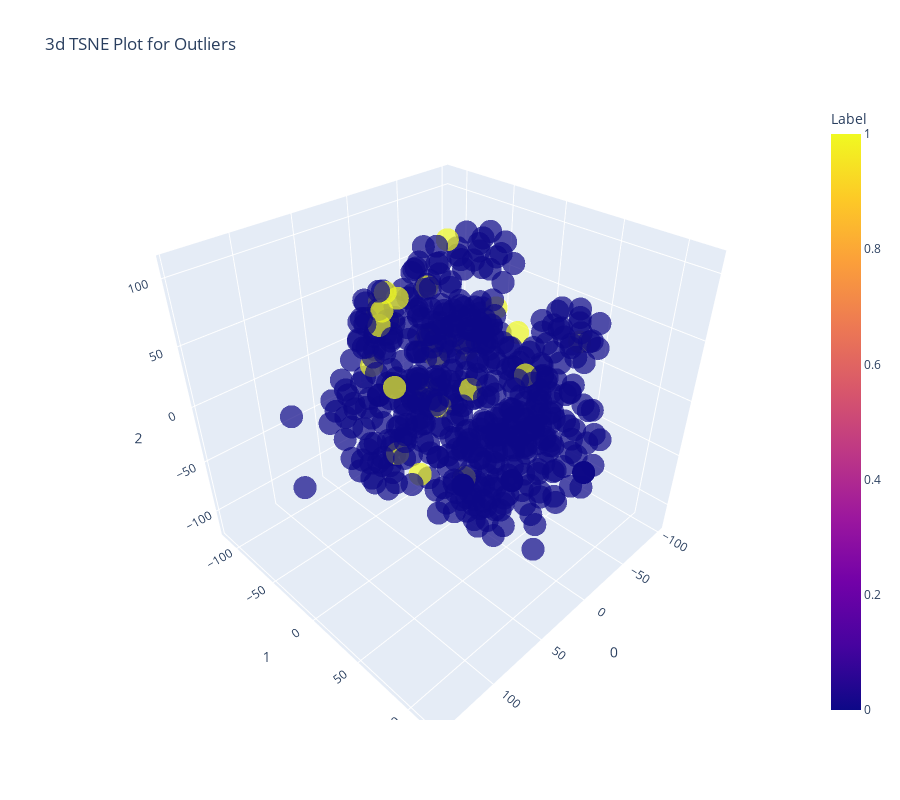

Notebook cell for this chart:
### Code cell
plot_model(svm)

### Figure 1 — Plotly figure (JSON) as saved in the notebook; plotly's stock layout.template omitted (floating-point values rounded to 4 significant figures; data arrays with more than 128 entries replaced by an {"elided": "..."} marker saying what was removed)
{"data": [{"customdata": {"elided": "516x1 str values"}, "hovertemplate": "0=%{x}<br>1=%{y}<br>2=%{z}<br>Feature=%{customdata[0]}<br>Label=%{marker.color}<extra></extra>", "legendgroup": "", "marker": {"color": {"elided": "516 int values"}, "coloraxis": "coloraxis", "opacity": 0.7, "symbol": "circle"}, "mode": "markers", "name": "", "scene": "scene", "showlegend": false, "type": "scatter3d", "x": {"elided": "516 float values"}, "y": {"elided": "516 float values"}, "z": {"elided": "516 float values"}}], "layout": {"coloraxis": {"colorbar": {"title": {"text": "Label"}}, "colorscale": [[0, "#0d0887"], [0.1111, "#46039f"], [0.2222, "#7201a8"], [0.3333, "#9c179e"], [0.4444, "#bd3786"], [0.5556, "#d8576b"], [0.6667, "#ed7953"], [0.7778, "#fb9f3a"], [0.8889, "#fdca26"], [1, "#f0f921"]]}, "height": 800, "legend": {"tracegroupgap": 0}, "scene": {"domain": {"x": [0, 1], "y": [0, 1]}, "xaxis": {"title": {"text": "0"}}, "yaxis": {"title": {"text": "1"}}, "zaxis": {"title": {"text": "2"}}}, "title": {"text": "3d TSNE Plot for Outliers"}, "width": 900}}
